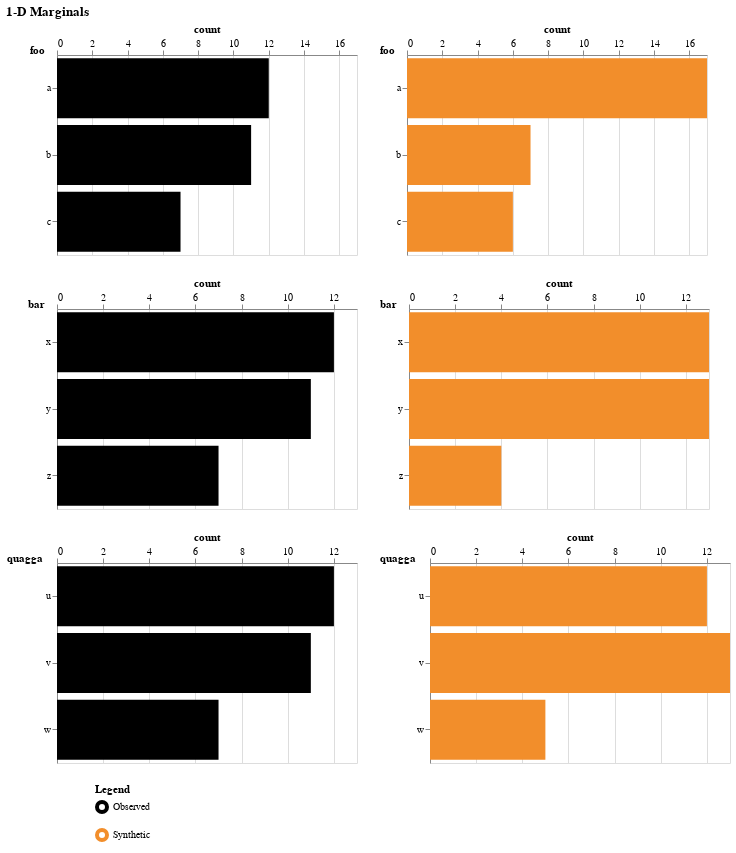

The notebook cell saved with this chart:
### Code cell
plot_marginal_1d(observed_df, synthetic_df, columns=["foo", "bar", "quagga"])

### Figure 1 — Vega specification as saved in the notebook (floating-point values rounded to 4 significant figures)
{"$schema": "https://vega.github.io/schema/vega/v5.json", "data": [{"name": "source_6", "values": [{"category": "Observed"}, {"category": "Synthetic"}]}, {"name": "source_0", "values": [{"count_end": 11.0, "count_start": 0.0, "foo": "b"}, {"count_end": 12.0, "count_start": 0.0, "foo": "a"}, {"count_end": 7.0, "count_start": 0.0, "foo": "c"}]}, {"name": "source_1", "values": [{"count_end": 7.0, "count_start": 0.0, "foo": "b"}, {"count_end": 6.0, "count_start": 0.0, "foo": "c"}, {"count_end": 17.0, "count_start": 0.0, "foo": "a"}]}, {"name": "source_2", "values": [{"bar": "y", "count_end": 11.0, "count_start": 0.0}, {"bar": "x", "count_end": 12.0, "count_start": 0.0}, {"bar": "z", "count_end": 7.0, "count_start": 0.0}]}, {"name": "source_3", "values": [{"bar": "z", "count_end": 4.0, "count_start": 0.0}, {"bar": "y", "count_end": 13.0, "count_start": 0.0}, {"bar": "x", "count_end": 13.0, "count_start": 0.0}]}, {"name": "source_4", "values": [{"count_end": 11.0, "count_start": 0.0, "quagga": "v"}, {"count_end": 12.0, "count_start": 0.0, "quagga": "u"}, {"count_end": 7.0, "count_start": 0.0, "quagga": "w"}]}, {"name": "source_5", "values": [{"count_end": 13.0, "count_start": 0.0, "quagga": "v"}, {"count_end": 5.0, "count_start": 0.0, "quagga": "w"}, {"count_end": 12.0, "count_start": 0.0, "quagga": "u"}]}, {"name": "source_0_concat_0_concat_0_y_domain_foo", "values": [{"foo": "b"}, {"foo": "a"}, {"foo": "c"}]}, {"name": "source_1_concat_0_concat_1_y_domain_foo", "values": [{"foo": "b"}, {"foo": "c"}, {"foo": "a"}]}, {"name": "source_2_concat_1_concat_0_y_domain_bar", "values": [{"bar": "y"}, {"bar": "x"}, {"bar": "z"}]}, {"name": "source_3_concat_1_concat_1_y_domain_bar", "values": [{"bar": "z"}, {"bar": "y"}, {"bar": "x"}]}, {"name": "source_4_concat_2_concat_0_y_domain_quagga", "values": [{"quagga": "v"}, {"quagga": "u"}, {"quagga": "w"}]}, {"name": "source_5_concat_2_concat_1_y_domain_quagga", "values": [{"quagga": "v"}, {"quagga": "w"}, {"quagga": "u"}]}], "signals": [{"name": "concat_0_height", "value": 200}, {"name": "concat_0_childWidth", "value": 300}, {"name": "concat_1_height", "value": 200}, {"name": "concat_1_childWidth", "value": 300}, {"name": "concat_2_height", "value": 200}, {"name": "concat_2_childWidth", "value": 300}, {"name": "concat_3_width", "value": 20}, {"name": "concat_3_height", "value": 20}], "marks": [{"type": "group", "name": "concat_0_group", "marks": [{"type": "group", "name": "concat_0_concat_0_group", "encode": {"update": {"height": {"signal": "concat_0_height"}, "width": {"signal": "concat_0_childWidth"}}}, "marks": [{"type": "rect", "name": "concat_0_concat_0_marks", "from": {"data": "source_0"}, "encode": {"update": {"x": {"field": "count_end", "scale": "concat_0_concat_0_x"}, "y": {"field": "foo", "scale": "concat_0_concat_0_y"}, "x2": {"field": "count_start", "scale": "concat_0_concat_0_x"}, "fill": {"value": "#000000"}, "height": {"signal": "max(0.25, bandwidth('concat_0_concat_0_y'))"}}}, "style": ["bar"]}], "axes": [{"scale": "concat_0_concat_0_x", "gridScale": "concat_0_concat_0_y", "maxExtent": 0, "aria": false, "tickCount": {"signal": "ceil(concat_0_childWidth/40)"}, "minExtent": 0, "ticks": false, "zindex": 0, "grid": true, "domain": false, "orient": "top", "labels": false}, {"scale": "concat_0_concat_0_x", "zindex": 0, "title": "count", "orient": "top", "labelFlush": true, "labelOverlap": true, "grid": false, "tickCount": {"signal": "ceil(concat_0_childWidth/40)"}}, {"scale": "concat_0_concat_0_y", "grid": false, "title": "foo", "zindex": 0, "orient": "left", "titleAnchor": "start", "titleAngle": 0, "titlePadding": 1, "titleAlign": "right"}], "style": "cell"}, {"type": "group", "name": "concat_0_concat_1_group", "encode": {"update": {"width": {"signal": "concat_0_childWidth"}, "height": {"signal": "concat_0_height"}}}, "marks": [{"type": "rect", "name": "concat_0_concat_1_marks", "from": {"data": "source_1"}, "encode": {"update": {"height": {"signal": "max(0.25, bandwidth('concat_0_concat_1_y'))"}, "x": {"field": "count_end", "scale": "concat_0_concat_1_x"}, "y": {"field": "foo", "scale": "concat_0_concat_1_y"}, "fill": {"value": "#f28e2b"}, "x2": {"field": "count_start", "scale": "concat_0_concat_1_x"}}}, "style": ["bar"]}], "axes": [{"scale": "concat_0_concat_1_x", "orient": "top", "aria": false, "grid": true, "minExtent": 0, "tickCount": {"signal": "ceil(concat_0_childWidth/40)"}, "ticks": false, "maxExtent": 0, "zindex": 0, "domain": false, "labels": false, "gridScale": "concat_0_concat_1_y"}, {"scale": "concat_0_concat_1_x", "zindex": 0, "grid": false, "title": "count", "labelFlush": true, "labelOverlap": true, "orient": "top", "tickCount": {"signal": "ceil(concat_0_childWidth/40)"}}, {"scale": "concat_0_concat_1_y", "title": "foo", "titlePadding": 1, "titleAngle": 0, "titleAlign": "right", "grid": false, "titleAnchor": "start", "zindex": 0, "orient": "left"}], "style": "cell"}], "layout": {"padding": 20, "bounds": "full", "align": "each"}}, {"type": "group", "name": "concat_1_group", "marks": [{"type": "group", "name": "concat_1_concat_0_group", "encode": {"update": {"height": {"signal": "concat_1_height"}, "width": {"signal": "concat_1_childWidth"}}}, "marks": [{"type": "rect", "name": "concat_1_concat_0_marks", "from": {"data": "source_2"}, "encode": {"update": {"y": {"field": "bar", "scale": "concat_1_concat_0_y"}, "height": {"signal": "max(0.25, bandwidth('concat_1_concat_0_y'))"}, "fill": {"value": "#000000"}, "x": {"field": "count_end", "scale": "concat_1_concat_0_x"}, "x2": {"field": "count_start", "scale": "concat_1_concat_0_x"}}}, "style": ["bar"]}], "axes": [{"scale": "concat_1_concat_0_x", "gridScale": "concat_1_concat_0_y", "tickCount": {"signal": "ceil(concat_1_childWidth/40)"}, "maxExtent": 0, "aria": false, "minExtent": 0, "ticks": false, "grid": true, "labels": false, "zindex": 0, "domain": false, "orient": "top"}, {"scale": "concat_1_concat_0_x", "tickCount": {"signal": "ceil(concat_1_childWidth/40)"}, "title": "count", "grid": false, "labelFlush": true, "zindex": 0, "orient": "top", "labelOverlap": true}, {"scale": "concat_1_concat_0_y", "grid": false, "orient": "left", "titlePadding": 1, "title": "bar", "titleAnchor": "start", "zindex": 0, "titleAngle": 0, "titleAlign": "right"}], "style": "cell"}, {"type": "group", "name": "concat_1_concat_1_group", "encode": {"update": {"width": {"signal": "concat_1_childWidth"}, "height": {"signal": "concat_1_height"}}}, "marks": [{"type": "rect", "name": "concat_1_concat_1_marks", "from": {"data": "source_3"}, "encode": {"update": {"y": {"field": "bar", "scale": "concat_1_concat_1_y"}, "x": {"field": "count_end", "scale": "concat_1_concat_1_x"}, "x2": {"field": "count_start", "scale": "concat_1_concat_1_x"}, "height": {"signal": "max(0.25, bandwidth('concat_1_concat_1_y'))"}, "fill": {"value": "#f28e2b"}}}, "style": ["bar"]}], "axes": [{"scale": "concat_1_concat_1_x", "aria": false, "domain": false, "labels": false, "gridScale": "concat_1_concat_1_y", "tickCount": {"signal": "ceil(concat_1_childWidth/40)"}, "minExtent": 0, "ticks": false, "zindex": 0, "grid": true, "maxExtent": 0, "orient": "top"}, {"scale": "concat_1_concat_1_x", "title": "count", "labelOverlap": true, "tickCount": {"signal": "ceil(concat_1_childWidth/40)"}, "labelFlush": true, "zindex": 0, "orient": "top", "grid": false}, {"scale": "concat_1_concat_1_y", "titleAngle": 0, "grid": false, "titleAlign": "right", "titleAnchor": "start", "orient": "left", "titlePadding": 1, "title": "bar", "zindex": 0}], "style": "cell"}], "layout": {"padding": 20, "bounds": "full", "align": "each"}}, {"type": "group", "name": "concat_2_group", "marks": [{"type": "group", "name": "concat_2_concat_0_group", "encode": {"update": {"width": {"signal": "concat_2_childWidth"}, "height": {"signal": "concat_2_height"}}}, "marks": [{"type": "rect", "name": "concat_2_concat_0_marks", "from": {"data": "source_4"}, "encode": {"update": {"y": {"field": "quagga", "scale": "concat_2_concat_0_y"}, "fill": {"value": "#000000"}, "height": {"signal": "max(0.25, bandwidth('concat_2_concat_0_y'))"}, "x": {"field": "count_end", "scale": "concat_2_concat_0_x"}, "x2": {"field": "count_start", "scale": "concat_2_concat_0_x"}}}, "style": ["bar"]}], "axes": [{"scale": "concat_2_concat_0_x", "ticks": false, "minExtent": 0, "zindex": 0, "labels": false, "tickCount": {"signal": "ceil(concat_2_childWidth/40)"}, "orient": "top", "grid": true, "domain": false, "aria": false, "gridScale": "concat_2_concat_0_y", "maxExtent": 0}, {"scale": "concat_2_concat_0_x", "tickCount": {"signal": "ceil(concat_2_childWidth/40)"}, "orient": "top", "title": "count", "labelFlush": true, "grid": false, "labelOverlap": true, "zindex": 0}, {"scale": "concat_2_concat_0_y", "zindex": 0, "titleAngle": 0, "grid": false, "titleAnchor": "start", "titlePadding": 1, "titleAlign": "right", "orient": "left", "title": "quagga"}], "style": "cell"}, {"type": "group", "name": "concat_2_concat_1_group", "encode": {"update": {"width": {"signal": "concat_2_childWidth"}, "height": {"signal": "concat_2_height"}}}, "marks": [{"type": "rect", "name": "concat_2_concat_1_marks", "from": {"data": "source_5"}, "encode": {"update": {"y": {"field": "quagga", "scale": "concat_2_concat_1_y"}, "height": {"signal": "max(0.25, bandwidth('concat_2_concat_1_y'))"}, "fill": {"value": "#f28e2b"}, "x": {"field": "count_end", "scale": "concat_2_concat_1_x"}, "x2": {"field": "count_start", "scale": "concat_2_concat_1_x"}}}, "style": ["bar"]}], "axes": [{"scale": "concat_2_concat_1_x", "minExtent": 0, "maxExtent": 0, "ticks": false, "aria": false, "domain": false, "zindex": 0, "orient": "top", "tickCount": {"signal": "ceil(concat_2_childWidth/40)"}, "gridScale": "concat_2_concat_1_y", "grid": true, "labels": false}, {"scale": "concat_2_concat_1_x", "labelOverlap": true, "tickCount": {"signal": "ceil(concat_2_childWidth/40)"}, "zindex": 0, "grid": false, "title": "count", "labelFlush": true, "orient": "top"}, {"scale": "concat_2_concat_1_y", "titleAngle": 0, "title": "quagga", "grid": false, "titleAlign": "right", "titleAnchor": "start", "orient": "left", "titlePadding": 1, "zindex": 0}], "style": "cell"}], "layout": {"padding": 20, "bounds": "full", "align": "each"}}, {"type": "group", "name": "concat_3_group", "encode": {"update": {"height": {"signal": "concat_3_height"}, "width": {"signal": "concat_3_width"}}}, "marks": [{"type": "symbol", "name": "concat_3_marks", "from": {"data": "source_6"}, "encode": {"update": {"x": {"signal": "concat_3_width", "mult": 0.5}, "opacity": {"value": 0}, "y": {"signal": "concat_3_height", "mult": 0.5}, "size": {"value": 0}, "fill": {"value": "transparent"}, "stroke": {"field": "category", "scale": "concat_3_color"}}}, "style": ["point"]}], "style": "view", "legends": [{"symbolStrokeWidth": 4, "title": "Legend", "stroke": "concat_3_color", "symbolType": "circle", "encode": {"symbols": {"update": {"fill": {"value": "transparent"}}}}}]}], "scales": [{"name": "concat_0_concat_0_x", "type": "linear", "domain": [0, 17], "range": [0, {"signal": "concat_0_childWidth"}], "zero": true}, {"name": "concat_0_concat_0_y", "type": "band", "domain": {"data": "source_0_concat_0_concat_0_y_domain_foo", "field": "foo", "sort": true}, "range": [0, {"signal": "concat_0_height"}], "paddingOuter": 0.05, "paddingInner": 0.1}, {"name": "concat_0_concat_1_x", "type": "linear", "domain": [0, 17], "range": [0, {"signal": "concat_0_childWidth"}], "zero": true}, {"name": "concat_0_concat_1_y", "type": "band", "domain": {"data": "source_1_concat_0_concat_1_y_domain_foo", "field": "foo", "sort": true}, "range": [0, {"signal": "concat_0_height"}], "paddingInner": 0.1, "paddingOuter": 0.05}, {"name": "concat_1_concat_0_x", "type": "linear", "domain": [0, 13], "range": [0, {"signal": "concat_1_childWidth"}], "zero": true}, {"name": "concat_1_concat_0_y", "type": "band", "domain": {"data": "source_2_concat_1_concat_0_y_domain_bar", "field": "bar", "sort": true}, "range": [0, {"signal": "concat_1_height"}], "paddingInner": 0.1, "paddingOuter": 0.05}, {"name": "concat_1_concat_1_x", "type": "linear", "domain": [0, 13], "range": [0, {"signal": "concat_1_childWidth"}], "zero": true}, {"name": "concat_1_concat_1_y", "type": "band", "domain": {"data": "source_3_concat_1_concat_1_y_domain_bar", "field": "bar", "sort": true}, "range": [0, {"signal": "concat_1_height"}], "paddingOuter": 0.05, "paddingInner": 0.1}, {"name": "concat_2_concat_0_x", "type": "linear", "domain": [0, 13], "range": [0, {"signal": "concat_2_childWidth"}], "zero": true}, {"name": "concat_2_concat_0_y", "type": "band", "domain": {"data": "source_4_concat_2_concat_0_y_domain_quagga", "field": "quagga", "sort": true}, "range": [0, {"signal": "concat_2_height"}], "paddingInner": 0.1, "paddingOuter": 0.05}, {"name": "concat_2_concat_1_x", "type": "linear", "domain": [0, 13], "range": [0, {"signal": "concat_2_childWidth"}], "zero": true}, {"name": "concat_2_concat_1_y", "type": "band", "domain": {"data": "source_5_concat_2_concat_1_y_domain_quagga", "field": "quagga", "sort": true}, "range": [0, {"signal": "concat_2_height"}], "paddingOuter": 0.05, "paddingInner": 0.1}, {"name": "concat_3_color", "type": "ordinal", "domain": ["Observed", "Synthetic"], "range": ["#000000", "#f28e2b"]}], "title": {"text": "1-D Marginals", "anchor": "start"}, "padding": 5, "background": "white", "layout": {"padding": 20, "columns": 1, "bounds": "full", "align": "each"}}
